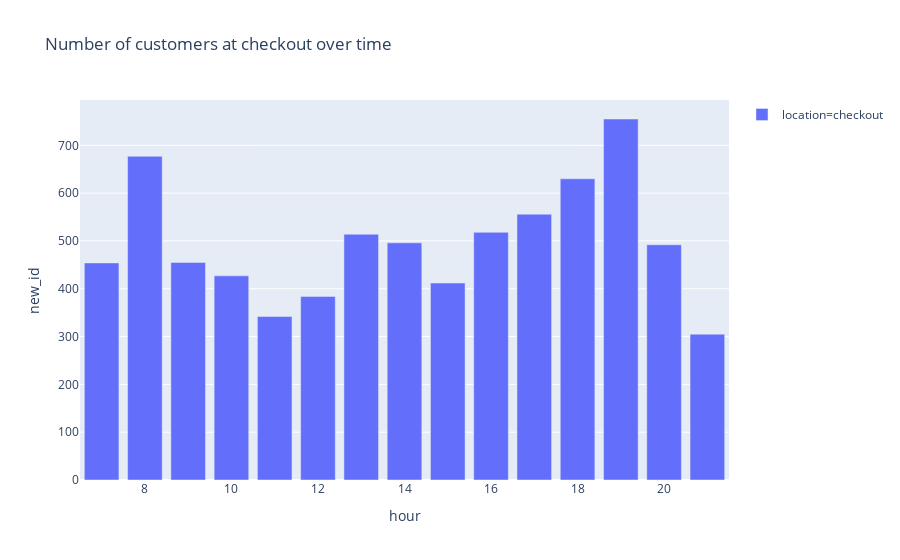

Notebook source saved alongside this figure:
### Code cell
fig = px.bar(checkout_time, x= 'hour', y='new_id', color='location', title ='Number of customers at checkout over time')
fig.show()

### Figure 1 — Plotly figure (JSON) as saved in the notebook; plotly's stock layout.template omitted (floating-point values rounded to 4 significant figures)
{"data": [{"alignmentgroup": "True", "hoverlabel": {"namelength": 0}, "hovertemplate": "location=checkout<br>hour=%{x}<br>new_id=%{y}", "legendgroup": "location=checkout", "marker": {"color": "#636efa"}, "name": "location=checkout", "offsetgroup": "location=checkout", "orientation": "v", "showlegend": true, "textposition": "auto", "type": "bar", "x": [7, 8, 9, 10, 11, 12, 13, 14, 15, 16, 17, 18, 19, 20, 21], "xaxis": "x", "y": [454, 677, 455, 427, 342, 384, 514, 496, 412, 518, 556, 630, 755, 492, 305], "yaxis": "y"}], "layout": {"barmode": "relative", "legend": {"tracegroupgap": 0}, "title": {"text": "Number of customers at checkout over time"}, "xaxis": {"anchor": "y", "domain": [0, 1], "title": {"text": "hour"}}, "yaxis": {"anchor": "x", "domain": [0, 1], "title": {"text": "new_id"}}}}
